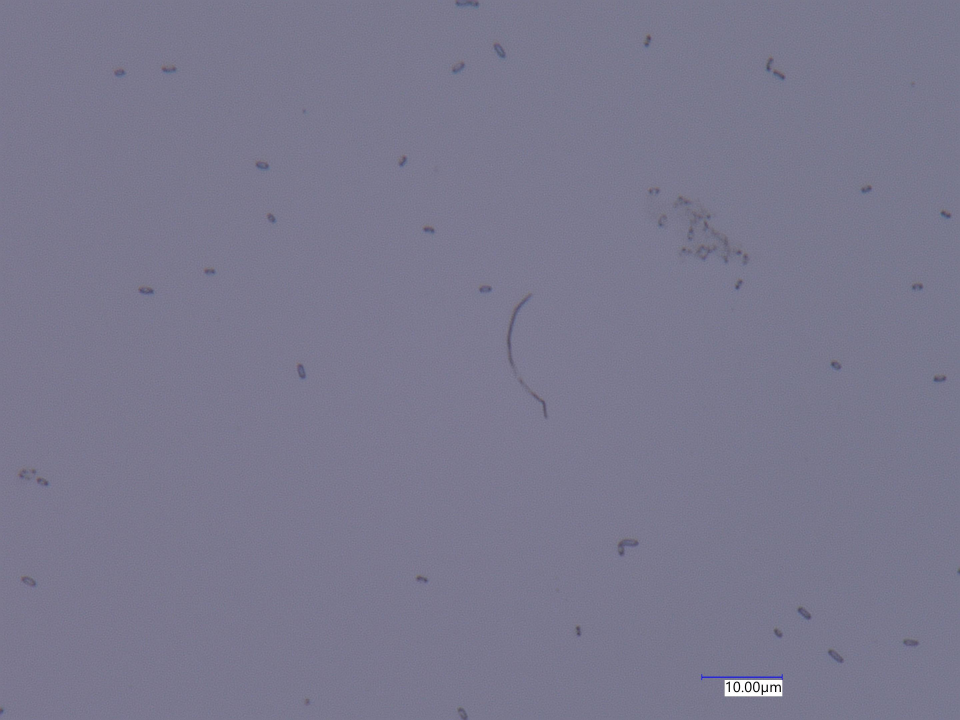
#> input picture GROUPS - 2500X Batch 1&2/GROUP -D23aNP cover slip 2500x Full coaxial/D23aNP cover slip 2500x Full coaxial.jpg, 2880 x 2160 px (shown at 1/3 size); its folder holds only this picture in this run
$ python scatterall.py
#> lines starting #> are read from the running program, lines starting #| are printed output that depends on the picture
import re
import os
import glob
import pandas as pd
import cv2 as cv
import pytesseract
import numpy as np
import matplotlib.pyplot as plt
from skimage.filters.rank import entropy
from skimage.morphology import disk
from skimage.util import img_as_ubyte
from skimage.filters import threshold_minimum, threshold_yen
from scipy.ndimage import binary_fill_holes
from matplotlib.widgets import RectangleSelector
pytesseract.pytesseract.tesseract_cmd = r"C:\Program Files\Tesseract-OCR\tesseract.exe"

# Path for batch images
path = os.path.join("GROUPS - 2500X Batch 1&2", "GROUP -D23aNP cover slip 2500x Full coaxial", "*.*")
reprocess = []

# [60 lines left out: function manual_scale_selection, not called in this run]


# Scale calibration data
scale_data = {
    100: {"scale_length_um": 1000, "ratio_um_per_pixel": 1000 / 968},
    500: {"scale_length_um": 500, "ratio_um_per_pixel": 500 / 244},
    700: {"scale_length_um": 50, "ratio_um_per_pixel": 50 / 341},
    1000: {"scale_length_um": 10, "ratio_um_per_pixel": 10 / 98},
    2500: {"scale_length_um": 10, "ratio_um_per_pixel": 10 / 244}
}

# Initialize list to store all data for Excel output
all_data = []
all_lengths = []
all_areas = []

# Loop through all images
for file in glob.glob(path):
    print(f"Processing file: {file}")
    img = cv.imread(file)
#> img is the input picture: shape (2160, 2880, 3); mean B, G, R 142, 120.1, 122.1
    if img is None:
        print(f"Warning: Could not read image {file}. Skipping.")
        reprocess.append(file)
        continue

    # Detect magnification from filename
    match = re.search(r"\b(\d{2,4})x\b", os.path.basename(file), re.IGNORECASE)
    if match:
        magnification = int(match.group(1))
        print(f"Detected magnification: {magnification}x")
    else:
        print(f"Warning: Could not detect magnification from filename {file}. Saving for later.")
        reprocess.append(file)
        continue

    # Determine microns per pixel based on available scale data
    if magnification in scale_data:
        # Use predefined scale data
        micron_per_pixel = scale_data[magnification]['ratio_um_per_pixel']
        print(f"Using predefined scale data for {magnification}x: {micron_per_pixel} microns/pixel")
    else:
        # Use manual scale selection for unknown magnifications
        print(f"No scale data available for {magnification}x magnification. Using manual selection.")
        micron_per_pixel = manual_scale_selection(img, file)
        if micron_per_pixel is None:
            print(f"Skipping file {file} due to manual scale selection failure.")
            reprocess.append(file)
            continue

    print(f'Microns per pixel: {micron_per_pixel:2f}')

    # Add filename row to data
    all_data.append({
        'FIBRIL #': os.path.basename(file),
        'AREA': '',
        'LENGTH': ''
    })

    gray = cv.cvtColor(img, cv.COLOR_BGR2GRAY)
    gray = cv.medianBlur(gray, 3)
    # Focus on the bottom half of the image
    img_height, img_width = gray.shape[:2]
#> img_height = 2160; img_width = 2880
    bottom_half = gray[img_height // 2:, :]
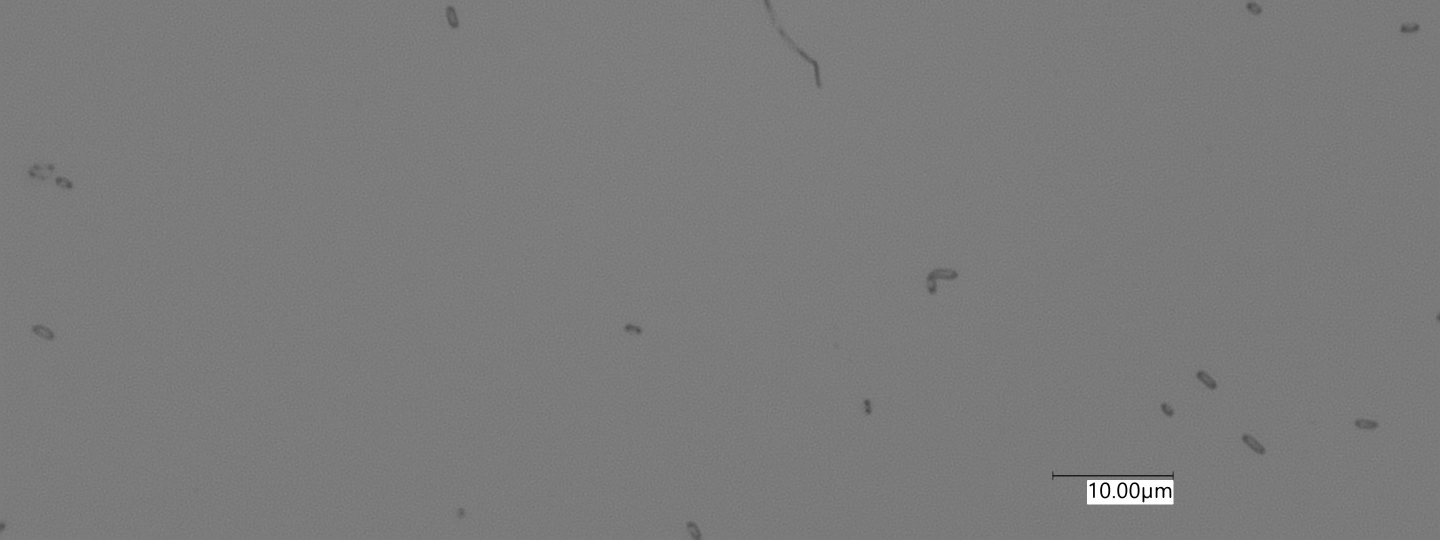
#> bottom_half: shape (1080, 2880) (shown at 1/2 size); min 0, max 255, mean 123.2
    bottom_half = cv.GaussianBlur(bottom_half, (3, 3), 0)

    # Run OCR and store text regions (scale bar areas)
#> (the run stopped early here; a loop or call above may not have finished)

$ run again, on GROUPS - 2500X Batch 1&2/GROUP -D23aNP cover slip 2500x Full coaxial/D23aNP1 cover slip 2500x Full coaxial.jpg
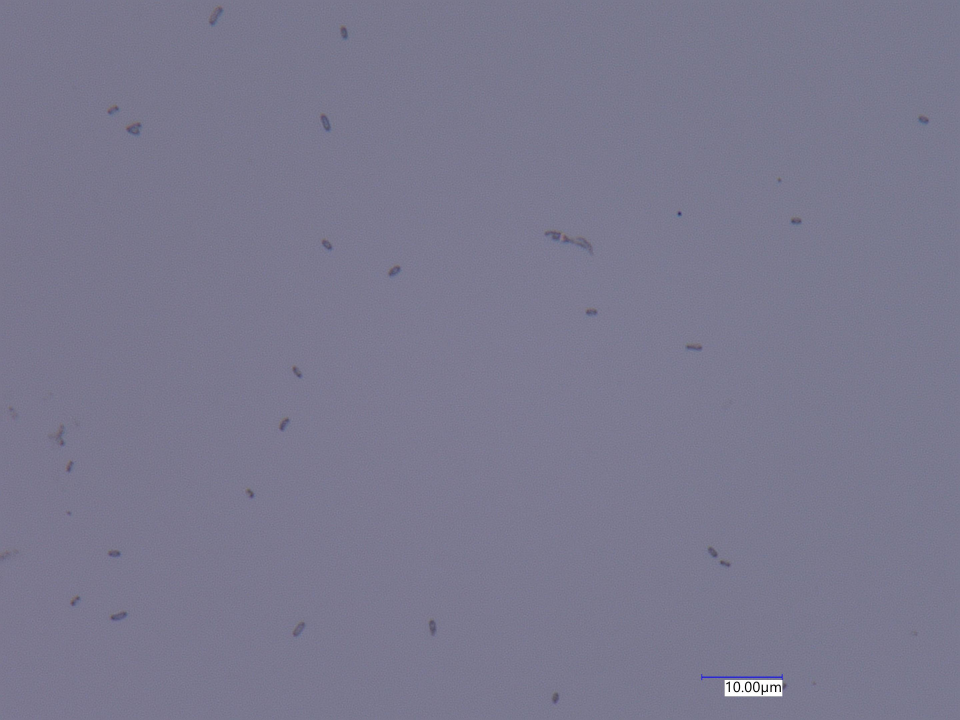
#> input picture GROUPS - 2500X Batch 1&2/GROUP -D23aNP cover slip 2500x Full coaxial/D23aNP1 cover slip 2500x Full coaxial.jpg, 2880 x 2160 px (shown at 1/3 size)
#> img is the input picture: shape (2160, 2880, 3); mean B, G, R 142.4, 120.5, 122.4
#> `gray = cv.cvtColor(img, cv.COLOR_BGR2GRAY)`:
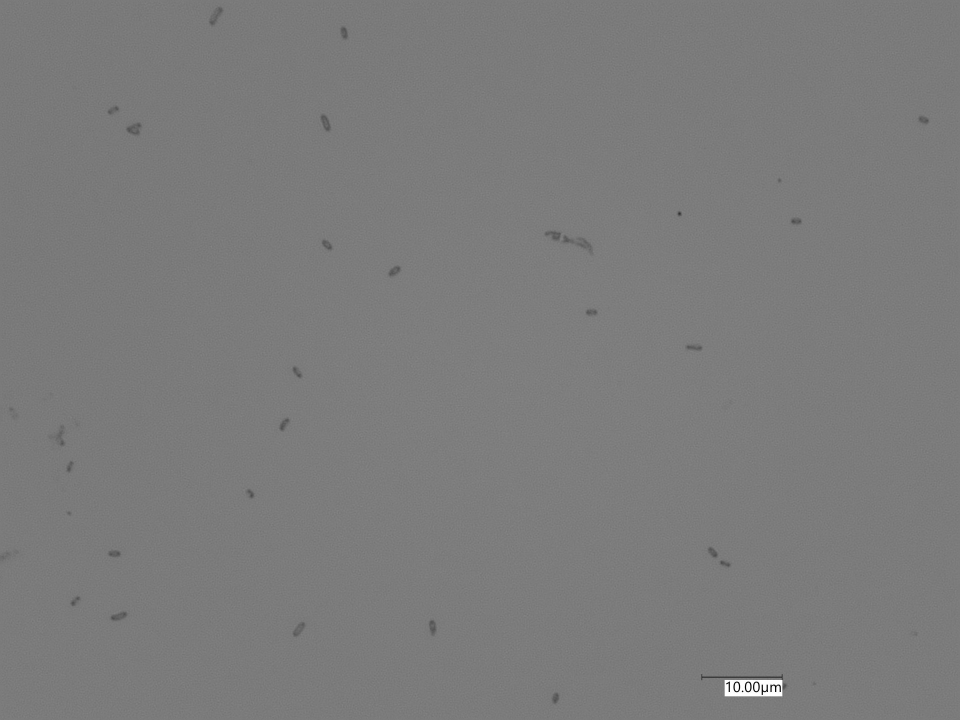
#> gray: shape (2160, 2880) (shown at 1/3 size); min 0, max 255, mean 123.5
